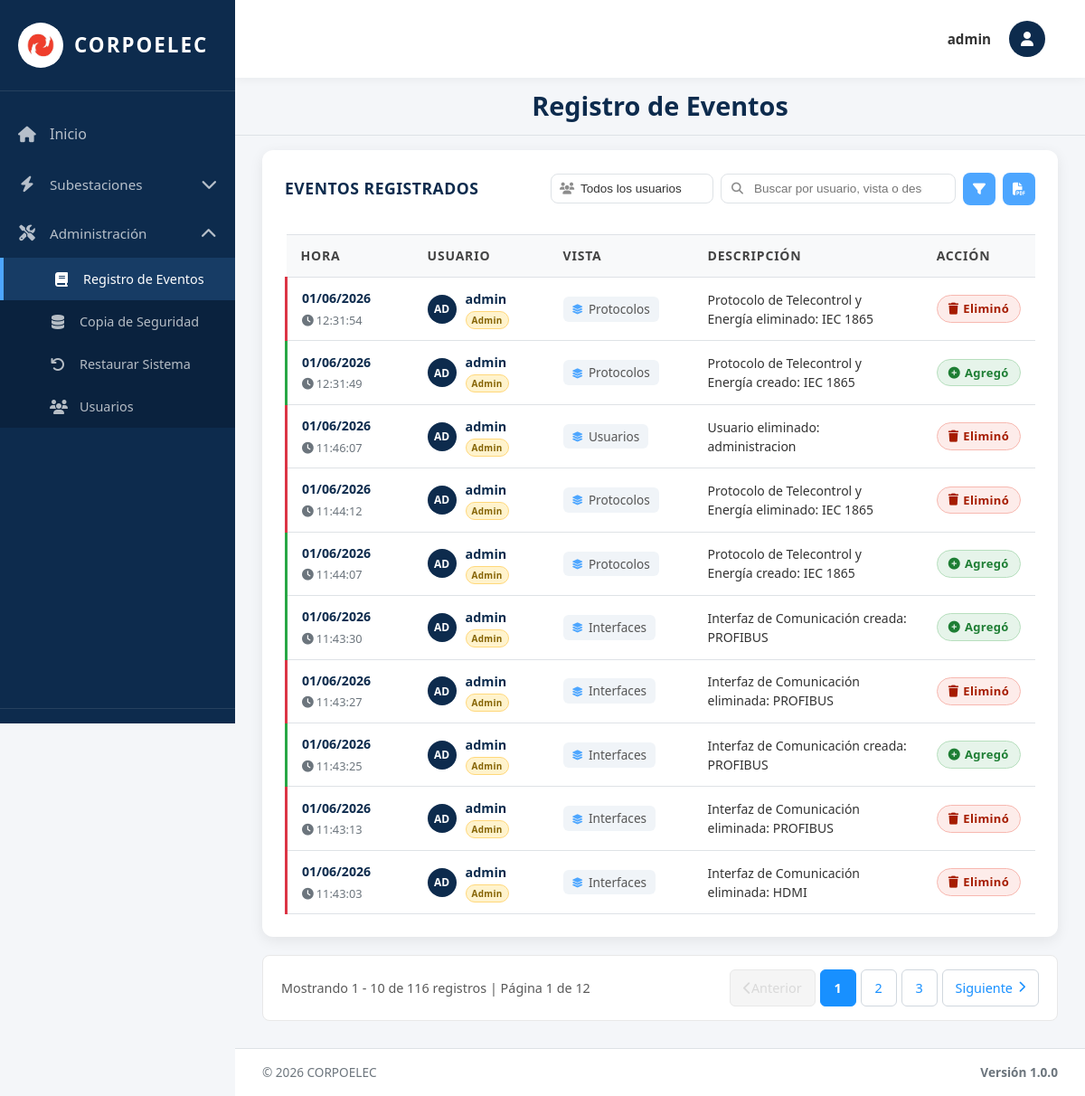
The app's page /bitacora/ (signed in) with its own data.
### equipos/models.py (models this page shows, shortened)
class Evento(models.Model):
    TIPO_CHOICES = [
        ('CREACION', 'Creación'),
        ('ACTUALIZACION', 'Actualización'),
        ('ELIMINACION', 'Eliminación'),
        ('LOGIN', 'Inicio de Sesión'),
        ('LOGOUT', 'Cierre de Sesión'),
        ('ERROR', 'Error'),
        ('OTRO', 'Otro'),
    ]
    Id_Evento = models.AutoField(primary_key=True)
    Tipo = models.CharField(max_length=20, choices=TIPO_CHOICES, default='OTRO')
    Descripcion = models.TextField()
    Usuario = models.ForeignKey(User, on_delete=models.SET_NULL, null=True, blank=True, related_name='eventos')
    Fecha_Hora = models.DateTimeField(auto_now_add=True)
    IP_Address = models.GenericIPAddressField(null=True, blank=True)
    Vista = models.CharField(max_length=100, blank=True, default='')
    class Meta:
        verbose_name = 'Evento'
        verbose_name_plural = 'Registro de Eventos'
        ordering = ['-Fecha_Hora']

### equipos/views.py (the view)
# urls.py: path('bitacora/', bitacora_view, name='registro'),
@login_required(login_url='/login/')
def bitacora_view(request):
    tipo_usuario = request.GET.get('tipo_usuario', '')
    busqueda = request.GET.get('q', '')
    subestacion_filtro = request.GET.get('subestacion', '')
    mes_filtro = request.GET.get('mes', '')
    anio_filtro = request.GET.get('anio', '')
    eventos_list = Evento.objects.exclude(Tipo__in=['LOGIN', 'LOGOUT']).order_by('-Fecha_Hora')
    if tipo_usuario == 'admin':
        eventos_list = eventos_list.filter(Usuario__is_superuser=True)
    elif tipo_usuario == 'regular':
        eventos_list = eventos_list.filter(Usuario__is_superuser=False, Usuario__isnull=False)
    elif tipo_usuario == 'sistema':
        eventos_list = eventos_list.filter(Usuario__isnull=True)
    if busqueda:
        eventos_list = eventos_list.filter(
            Q(Usuario__username__icontains=busqueda) |
            Q(Vista__icontains=busqueda) |
            Q(Descripcion__icontains=busqueda)
        )
    if subestacion_filtro:
        eventos_list = eventos_list.filter(
            Q(Descripcion__icontains=subestacion_filtro) |
            Q(Vista__icontains=subestacion_filtro)
        )
    from django.utils import timezone
    if anio_filtro:
        try:
            anio = int(anio_filtro)
            eventos_list = eventos_list.filter(Fecha_Hora__year=anio)
        except ValueError:
            pass
    if mes_filtro:
        try:
            mes = int(mes_filtro)
            eventos_list = eventos_list.filter(Fecha_Hora__month=mes)
        except ValueError:
            pass
    paginator = Paginator(eventos_list, 10)
    page_number = request.GET.get('page')
    page_obj = paginator.get_page(page_number)
    subestaciones = Subestacion.objects.values_list('Nombre', flat=True).distinct()
    current_year = timezone.now().year
    anios = range(current_year, current_year - 5, -1)
    meses = [
        (1, 'Enero'), (2, 'Febrero'), (3, 'Marzo'), (4, 'Abril'),
        (5, 'Mayo'), (6, 'Junio'), (7, 'Julio'), (8, 'Agosto'),
        (9, 'Septiembre'), (10, 'Octubre'), (11, 'Noviembre'), (12, 'Diciembre')
    ]
    context = {
        'title': 'Bitácora de Eventos',
        'page_obj': page_obj,
        'is_admin': request.user.is_superuser,
        'tipo_usuario': tipo_usuario,
        'busqueda': busqueda,
        'subestacion_filtro': subestacion_filtro,
        'mes_filtro': mes_filtro,
        'anio_filtro': anio_filtro,
        'subestaciones': subestaciones,
        'meses': meses,
        'anios': anios,
    }
    return render(request, 'bitacora.html', context)

### equipos/context_processors.py (called while the page is built, shortened)
def permisos_usuario(request):
    if request.user.is_superuser:
        return {
            'permisos_usuario': {'crear': True, 'actualizar': True, 'eliminar': True},
            'puede_crear': True,
            'puede_actualizar': True,
            'puede_eliminar': True,
        }

### templates/bitacora.html (shortened to what this page needs)
{% extends 'base.html' %}
{% load static %}
{% block content %}
<div class="welcome-text" style="position: sticky; top: 75px; background: var(--gray-100); padding: 14px 30px; margin: -30px -30px 16px; border-bottom: 1px solid var(--gray-300); z-index: 40;">
  <h2 style="margin: 0;">Registro de Eventos</h2>
</div>
<div class="table-section">
  <div class="table-header">
    <h3>Eventos Registrados</h3>
    <div class="header-actions">
      <form method="get" id="filterForm" class="filter-form">
        <div class="filter-select-wrapper">
          <select name="tipo_usuario" id="tipoUsuario" class="filter-select" onchange="this.form.submit()">
            <option value=""       {% if not tipo_usuario %}selected{% endif %}>Todos los usuarios</option>
          </select>
        </div>
        <div class="search-wrapper">
          <input type="text" name="q" class="search-input" id="searchInput"
                 placeholder="Buscar por usuario, vista o descripción..."
                 value="{{ busqueda }}">
          <button type="button" class="advanced-search-btn" id="advancedSearchBtn" title="Búsqueda avanzada" onclick="openAdvancedSearchModal()">
            <i class="fas fa-filter"></i>
          </button>
          <a href="{% url 'exportar_bitacora_pdf' %}" onclick="this.href=this.href.split('?')[0]+window.location.search" class="advanced-search-btn" title="Exportar a PDF">
            <i class="fas fa-file-pdf"></i>
          </a>
        </div>
      </form>
</div>
  </div>
  {% if page_obj.paginator.count > 0 %}
   <div id="resultCount" class="search-results-info">
   </div>
   <table class="data-table">
     <thead>
       <tr>
         <th style="width:140px;">Hora</th>
         <th style="width:150px;">Usuario</th>
         <th style="width:160px;">Vista</th>
         <th>Descripción</th>
         <th style="width:110px;">Acción</th>
       </tr>
     </thead>
     <tbody>
       {% for evento in page_obj %}
       <tr class="row-{% if evento.Tipo == 'CREACION' %}creacion{% elif evento.Tipo == 'ACTUALIZACION' %}actualizacion{% elif evento.Tipo == 'ELIMINACION' %}eliminacion{% elif evento.Tipo == 'LOGIN' %}login{% elif evento.Tipo == 'LOGOUT' %}logout{% elif evento.Tipo == 'ERROR' %}error{% else %}otro{% endif %}">
         <td class="date-cell">
           <div class="date-main">{{ evento.Fecha_Hora|date:"d/m/Y" }}</div>
           <div class="date-time"><i class="fas fa-clock" style="margin-right:3px;"></i>{{ evento.Fecha_Hora|date:"H:i:s" }}</div>
         </td>
         <td>
           <div class="user-cell">
             {% if evento.Usuario %}
               <div class="user-avatar">{{ evento.Usuario.username|slice:":2" }}</div>
               <div>
                 <span class="user-name">{{ evento.Usuario.username }}</span>
                 {% if evento.Usuario.is_superuser %}
                 <span class="user-type-badge admin-badge">Admin</span>
                 {% else %}
                 <span class="user-type-badge regular-badge">Regular</span>
                 {% endif %}
               </div>
             {% else %}
               <div class="user-avatar system"><i class="fas fa-cog"></i></div>
               <div>
                 <span class="user-name">Sistema</span>
                 <span class="user-type-badge sistema-badge">Sistema</span>
               </div>
             {% endif %}
           </div>
         </td>
         <td>
           {% if evento.Vista %}
             <span class="vista-cell"><i class="fas fa-layer-group"></i>{{ evento.Vista }}</span>
           {% else %}
             <span style="color:#aaa;">—</span>
           {% endif %}
         </td>
         <td class="desc-cell">{{ evento.Descripcion }}</td>
         <td>
{% if evento.Tipo == 'CREACION' %}
              <span class="badge badge-success"><i class="fas fa-plus-circle"></i>Agregó</span>
            {% elif evento.Tipo == 'ACTUALIZACION' %}
              <span class="badge badge-warning"><i class="fas fa-pen"></i>Editó</span>
            {% elif evento.Tipo == 'ELIMINACION' %}
              <span class="badge badge-error"><i class="fas fa-trash"></i>Eliminó</span>
            {% elif evento.Tipo == 'LOGIN' %}
              <span class="badge badge-login"><i class="fas fa-sign-in-alt"></i>Ingresó</span>
            {% elif evento.Tipo == 'LOGOUT' %}
              <span class="badge badge-logout"><i class="fas fa-sign-out-alt"></i>Salió</span>
            {% elif evento.Tipo == 'ERROR' %}
              <span class="badge badge-error"><i class="fas fa-exclamation-circle"></i>Error</span>
            {% else %}
              <span class="badge badge-secondary">Otro</span>
            {% endif %}
         </td>
       </tr>
       {% endfor %}
     </tbody>
   </table>
   {% else %}
   <div class="no-data">
     <i class="fas fa-inbox"></i>
     No hay eventos que coincidan con los filtros aplicados.
   </div>
   {% endif %}
 </div>
{% if page_obj.paginator.num_pages > 1 %}
  <div class="pagination-container">
    <div class="pagination-info-left">
      <span class="pagination-text">
        Mostrando {{ page_obj.start_index }} - {{ page_obj.end_index }} de {{ page_obj.paginator.count }} registros
        | Página {{ page_obj.number }} de {{ page_obj.paginator.num_pages }}
      </span>
    </div>
    <div class="pagination-controls-right">
      <nav class="pagination-nav">
        <ul class="pagination-list">
          {% if page_obj.has_previous %}
          <li class="pagination-item">
            <a href="?page={{ page_obj.previous_page_number }}{% if tipo_usuario %}&tipo_usuario={{ tipo_usuario }}{% endif %}{% if busqueda %}&q={{ busqueda }}{% endif %}{% if subestacion_filtro %}&subestacion={{ subestacion_filtro }}{% endif %}{% if mes_filtro %}&mes={{ mes_filtro }}{% endif %}{% if anio_filtro %}&anio={{ anio_filtro }}{% endif %}" class="pagination-link pagination-prev" title="Página anterior">
              <i class="fas fa-chevron-left"></i> Anterior
            </a>
          </li>
          {% else %}
          <li class="pagination-item disabled">
            <span class="pagination-link disabled" title="No hay página anterior"><i class="fas fa-chevron-left"></i> Anterior</span>
          </li>
          {% endif %}
          {% for num in page_obj.paginator.page_range %}
          {% if page_obj.number == num %}
          <li class="pagination-item active">
            <span class="pagination-link">{{ num }}</span>
          </li>
          {% elif num > page_obj.number|add:'-3' and num < page_obj.number|add:'3' %}
          <li class="pagination-item">
            <a href="?page={{ num }}" class="pagination-link">{{ num }}</a>
          </li>
          {% endif %}
          {% endfor %}
          {% if page_obj.has_next %}
          <li class="pagination-item">
            <a href="?page={{ page_obj.next_page_number }}" class="pagination-link pagination-next" title="Página siguiente">
              Siguiente <i class="fas fa-chevron-right"></i>
            </a>
          </li>
          {% else %}
          <li class="pagination-item disabled">
            <span class="pagination-link disabled" title="No hay página siguiente">Siguiente <i class="fas fa-chevron-right"></i></span>
          </li>
          {% endif %}
        </ul>
      </nav>
    </div>
  </div>
  {% endif %}
{% endblock %}

### templates/base.html (shortened to what this page needs)
{% load static %}
<!DOCTYPE html>
<html lang="es">
<head>
  <link rel="stylesheet" href="https://cdnjs.cloudflare.com/ajax/libs/font-awesome/6.4.0/css/all.min.css">
  <link rel="stylesheet" href="{% static 'css/global.css' %}">
 </head>
<body>
  <div class="layout-wrapper">
    <aside class="sidebar" id="sidebar">
      <div class="sidebar-brand" onclick="toggleSidebar()">
        <div class="sidebar-logo">
          <img src="{% static 'img/logo.jpg' %}" alt="Corpoelec">
        </div>
        <span class="sidebar-brand-text">Corpoelec</span>
      </div>
 <nav class="sidebar-nav">
        <a href="{% url 'index' %}" class="{% if request.path == '/' %}active{% endif %}" onclick="closeMobileSidebar()">
          <i class="fas fa-home"></i>
          <span>Inicio</span>
        </a>
         <div class="sidebar-dropdown ">
          <a href="#" class="dropdown-toggle" onclick="toggleDropdown(event, 'subestaciones-dropdown')">
            <i class="fas fa-bolt"></i>
            <span>Subestaciones</span>
            <i class="fas fa-chevron-down dropdown-arrow"></i>
          </a>
         </div>
           {% if user.is_staff %}
           <div class="sidebar-dropdown {% if request.path == '/bitacora/' or request.path == '/admin/restaurar/' or request.path == '/admin/backup/' or request.path == '/admin/usuarios/' %}active{% endif %}">
             <a href="#" class="dropdown-toggle" onclick="toggleDropdown(event, 'admin-dropdown')">
               <i class="fas fa-tools"></i>
               <span>Administración</span>
               <i class="fas fa-chevron-down dropdown-arrow"></i>
             </a>
              <div class="dropdown-menu" id="admin-dropdown">
                <a href="{% url 'registro' %}" class="{% if request.path == '/bitacora/' %}active{% endif %}" onclick="closeMobileSidebar()">
                  <i class="fas fa-book"></i>
                  <span>Registro de Eventos</span>
                </a>
               <a href="{% url 'admin_backup' %}" class="{% if request.path == '/admin/backup/' %}active{% endif %}" onclick="closeMobileSidebar()">
                 <i class="fas fa-database"></i>
                 <span>Copia de Seguridad</span>
               </a>
               <a href="{% url 'admin_restaurar' %}" class="{% if request.path == '/admin/restaurar/' %}active{% endif %}" onclick="closeMobileSidebar()">
                 <i class="fas fa-undo"></i>
                 <span>Restaurar Sistema</span>
               </a>
               {% if user.is_staff %}
               <a href="{% url 'admin_usuarios' %}" class="{% if request.path == '/admin/usuarios/' %}active{% endif %}" onclick="closeMobileSidebar()">
                 <i class="fas fa-users"></i>
                 <span>Usuarios</span>
               </a>
               {% endif %}
             </div>
           </div>
           {% endif %}
        </nav>
        <div class="sidebar-bottom">
        </div>
      </aside>
    <main class="main-content" id="mainContent">
      <nav class="navbar">
        <div class="navbar-user">
          <div class="navbar-user-trigger" onclick="toggleUserMenu(event)">
            <div class="navbar-user-name">
              {% if user.first_name %}{{ user.first_name }}{% else %}{{ user.username }}{% endif %}
            </div>
            <div class="navbar-user-avatar">
              <i class="fas fa-user"></i>
            </div>
          </div>
         </div>
       </nav>
      <div class="content-area">
        {% block content %}{% endblock %}
      </div>
      <footer class="footer">
        <div class="footer-left">
          <span>© 2026 CORPOELEC</span>
        </div>
        <div class="footer-version">Versión 1.0.0</div>
      </footer>
    </main>
  </div>
</body>
</html>

### static/css/global.css (style rules this page uses)
body { font-size: 16px; font-weight: 400; color: #333; font-family: 'Open Sans', 'Segoe UI', Arial, sans-serif; line-height: 1.6; }
h1, h2, h3, .welcome-text h2 { font-size: 26px; font-weight: 700; color: #002D5A; margin: 0 0 20px 0; line-height: 1.2; }
.data-table thead th { font-size: 14px !important; font-weight: 700 !important; text-transform: uppercase !important; color: #444 !important; letter-spacing: 0.8px; padding: 12px 16px !important; background: #f8f9fa !important; border-top: 1px solid #dee2e6 !important; border-bottom: 1px solid #dee2e6 !important; }
.data-table thead { background: #f8f9fa !important; }
.data-table tbody td { font-size: 14px !important; font-weight: 400 !important; color: #333 !important; padding: 12px 16px !important; background: #fff !important; border-bottom: 1px solid #dee2e6 !important; }
.data-table tbody td strong, .data-table tbody .badge { font-weight: 700; }
.data-table { border-collapse: collapse; width: 100%; background: #fff; }
.data-table tbody tr { transition: background 0.15s ease; background: #fff; }
.data-table th, .data-table td { padding-top: 12px !important; padding-bottom: 12px !important; }
.badge, .badge-blue { font-size: 13px !important; font-weight: 600; padding: 4px 12px; border-radius: 12px; }
.form-control, input[type="text"], input[type="email"], select, textarea { font-size: 14px; font-weight: 400; color: #333; }
a { color: #1890ff; text-decoration: none; font-weight: 500; }

### records on screen
Evento: Fecha_Hora "01/06/2026", Fecha_Hora "12:31:54", Usuario.username "AD", Usuario.username "admin", shows "Admin", Vista "Protocolos", Descripcion "Protocolo de Telecontrol y Energía eliminado: IEC 1865", Tipo "ELIMINACION" (drawn)
Evento: Fecha_Hora "01/06/2026", Fecha_Hora "12:31:49", Usuario.username "AD", Usuario.username "admin", shows "Admin", Vista "Protocolos", Descripcion "Protocolo de Telecontrol y Energía creado: IEC 1865", Tipo "CREACION" (drawn)
Evento: Fecha_Hora "01/06/2026", Fecha_Hora "11:46:07", Usuario.username "AD", Usuario.username "admin", shows "Admin", Vista "Usuarios", Descripcion "Usuario eliminado: administracion", Tipo "ELIMINACION" (drawn)
Evento: Fecha_Hora "01/06/2026", Fecha_Hora "11:44:12", Usuario.username "AD", Usuario.username "admin", shows "Admin", Vista "Protocolos", Descripcion "Protocolo de Telecontrol y Energía eliminado: IEC 1865", Tipo "ELIMINACION" (drawn)
Evento: Fecha_Hora "01/06/2026", Fecha_Hora "11:44:07", Usuario.username "AD", Usuario.username "admin", shows "Admin", Vista "Protocolos", Descripcion "Protocolo de Telecontrol y Energía creado: IEC 1865", Tipo "CREACION" (drawn)
Evento: Fecha_Hora "01/06/2026", Fecha_Hora "11:43:30", Usuario.username "AD", Usuario.username "admin", shows "Admin", Vista "Interfaces", Descripcion "Interfaz de Comunicación creada: PROFIBUS", Tipo "CREACION" (drawn)
Evento: Fecha_Hora "01/06/2026", Fecha_Hora "11:43:27", Usuario.username "AD", Usuario.username "admin", shows "Admin", Vista "Interfaces", Descripcion "Interfaz de Comunicación eliminada: PROFIBUS", Tipo "ELIMINACION" (drawn)
Evento: Fecha_Hora "01/06/2026", Fecha_Hora "11:43:25", Usuario.username "AD", Usuario.username "admin", shows "Admin", Vista "Interfaces", Descripcion "Interfaz de Comunicación creada: PROFIBUS", Tipo "CREACION" (drawn)
Evento: Fecha_Hora "01/06/2026", Fecha_Hora "11:43:13", Usuario.username "AD", Usuario.username "admin", shows "Admin", Vista "Interfaces", Descripcion "Interfaz de Comunicación eliminada: PROFIBUS", Tipo "ELIMINACION" (drawn)
Evento: Fecha_Hora "01/06/2026", Fecha_Hora "11:43:03", Usuario.username "AD", Usuario.username "admin", shows "Admin", Vista "Interfaces", Descripcion "Interfaz de Comunicación eliminada: HDMI", Tipo "ELIMINACION" (drawn)

### other values on screen
{{ user.username }} "admin"
{{ page_obj.start_index }} "1"
{{ page_obj.end_index }} "10"
{{ page_obj.paginator.count }} "116"
{{ page_obj.number }} "1"
{{ page_obj.paginator.num_pages }} "12"
{{ num }} "1"
{{ num }} "2" "3"
